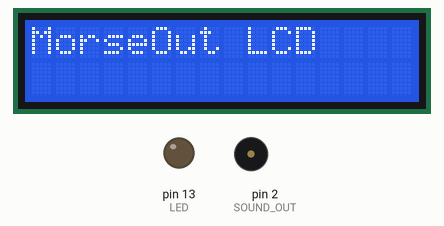
The sketch below on a simulated Arduino Uno, built with avr-gcc and run on an emulated ATmega328P. Parts: 16×2 character LCD, output pins drawn as LEDs (lit = HIGH), buzzer (waves = sounding). Pins used as bus, display or sensor lines are not drawn.

Above: at 0.1 s.
At 8.47 s:
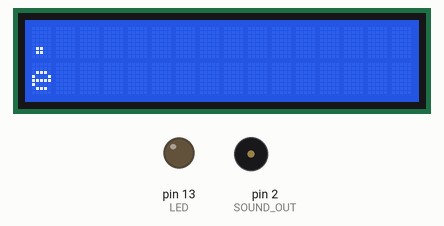
At 19.84 s:
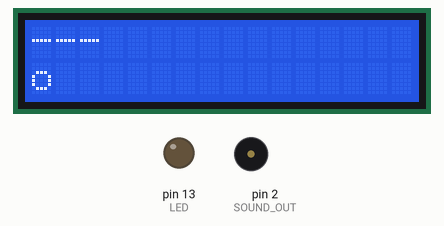
At 39.48 s:
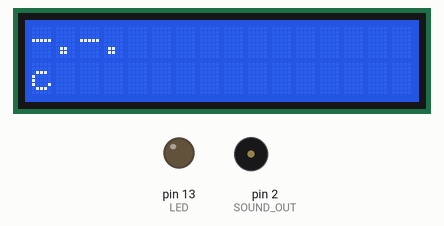
Timing chart, 0 to 40.0 s (numbered marks = the images above):
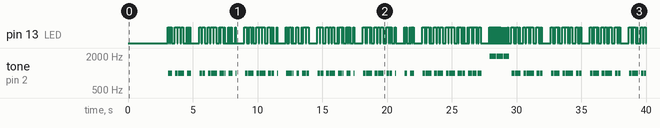

Measured:
- by itself, tone on pin 2 (SOUND_OUT): plays 993 Hz for 0.32 s, 993 Hz for 0.20 s, 993 Hz for 0.44 s, 993 Hz for 0.32 s, 993 Hz for 0.20 s, 993 Hz for 0.20 s … (77 notes in this stretch)
- what the display in image 2 shows lasts 0.9 s, from 19.0 s to 19.9 s

The sketch:

morse_out.ino
```cpp
/*
  Morse Out
 Display some morse output on the built-in LED
 Pin 2 (SOUNT_OUT) provides a line-level (but LOUD) output to emit a 1K tone matching the dots and dashes

 Uses LCD to display the message as well.

 */

#include <LiquidCrystal.h>


const int SOUND_OUT = 2;
const int LED = 13;

LiquidCrystal lcd(7, 8, 9, 10, 11, 12);

static int BASE_RATE = 60; // in milliseconds. 40ms is about the fastest where the tones are distinct. 50 is very fast. 75 is reasonable. 100 might be good for learning.
static int SHORT = BASE_RATE;
static int LONG = BASE_RATE * 3;
static int LETTER_SPACE = BASE_RATE * 3;
static int WORD_SPACE = BASE_RATE * 7;

const int FREQ_1K = 1000;
static int FREQUENCY = FREQ_1K;
static int ERROR_FREQUENCY = 500;

static char DOT = '.';
static char DASH = '-';
static char SPACE_CHAR = ' ';
static char EOC = '$';
static char EOS = '\0';

static char* letters[26] = {
  ".-",
  "-...",
  "-.-.",
  "-..",
  ".",
  "..-.",
  "--.",
  "....",
  "..",
  ".---",
  "-.-",
  ".-..",
  "--",
  "-.",
  "---",
  ".--.",
  "--.-",
  ".-.",
  "...",
  "-",
  "..-",
  "...-",
  ".--",
  "-..-",
  "-.--",
  "--.."
};

static char* numbers[10] = {
  "-----",
  ".----",
  "..---",
  "...--",
  "....-",
  ".----",
  "-....",
  "--...",
  "---..",
  "----.",
};

static char* SPACE             = " ";
static char* PERIOD            = ".-.-.-";
static char* QUESTION_MARK     = "--..--";
static char* EXCLAMATION_POINT = "..--.";
static char* COLON             = "---...";
static char* SINGLE_QUOTE      = ".----.";
static char* DOUBLE_QUOTE      = ".-..-.";
static char* EQUALS_SIGN       = "-...-";
static char ILLEGAL_CHARACTER[1] = {EOS};


void setup() {
  pinMode(LED, OUTPUT);
  pinMode(SOUND_OUT, OUTPUT);
  lcd.begin(16, 2);
  lcd.print("MorseOut LCD");
  delay(3000);
}

void loop() {
  readString("sos morse code ftw ");
  readString("morse code is cool. \t");
  readString("cqd cqd cqd cqd cqd cqd de mgy mgy mgy mgy mgy mgy position 41.44n. 50.24w  ");
  readString("come at once. we have hit a berg. ");
  readString("\t");
  readString("the quick brown fox jumps over the lazy dogs.");
  readString("\t");
}


void readString(char* input) {
  for (int i = 0; input[i] != EOS; i++) {
    char* myChar = getChar(input[i]);
    lcd.clear();
    lcd.setCursor(0,0);
    lcd.print(myChar);
    lcd.setCursor(0,1);
    lcd.print(input[i]);
    show(myChar);
  }
}


char* getChar(char ch) {
   if (ch >= 'a' && ch <= 'z') {
     return letters[ch - 'a'];
   } else if (ch >= '0' && ch <= '9') {
     return numbers[ch - '0'];
   } else  switch (ch) {
    case '.':
      return PERIOD;
    case ' ':
      return SPACE;
    case '?':
      return QUESTION_MARK;
    case '!':
      return EXCLAMATION_POINT;
    case ':':
      return COLON;
    case '\'':
      return SINGLE_QUOTE;
    case '"':
      return DOUBLE_QUOTE;
    case '=':
      return EQUALS_SIGN;
    default:
      error();
      return ILLEGAL_CHARACTER;
  }
}

void show(char* letter) {
  for (int i = 0; letter[i] != EOS; i++) {
    if (letter[i] == DOT) dot();
    else if (letter[i] == DASH) dash();
    else if (letter[i] == EOC) endOfCharacter();
    else if (letter[i] == SPACE_CHAR) {
      pause();
      return;
    }
  }
  endOfCharacter();
}

void dot() {
  blink(SHORT, SHORT);
}

void dash() {
  blink(LONG,SHORT);
}

void endOfCharacter() {
  delay(LETTER_SPACE);
}

void pause() {
  delay(WORD_SPACE);
}

void banner() {
  for (int i = 0; i < 10; i++) {
    blink(100, 100);
  }
  pause();
}

void error() {
  for (int i = 0; i < 20; i++) {
    blink(50, 50, ERROR_FREQUENCY);
  }
}

void blink(int on, int off) {
  blink(on, off, FREQUENCY);
}

void blink(int on, int off, int frequency) {
  digitalWrite(LED, HIGH);
  emitTone(on, frequency);
  digitalWrite(LED, LOW);
  delay(off);
}

void emitTone(int duration, int frequency) { // Emit 1K tone on pin SOUND_OUT
  for (int i = 0; i < duration; i++) {
    digitalWrite(SOUND_OUT, HIGH);
    delayMicroseconds(frequency / 2);
    digitalWrite(SOUND_OUT, LOW);
    delayMicroseconds(frequency / 2);
  }
}
```
